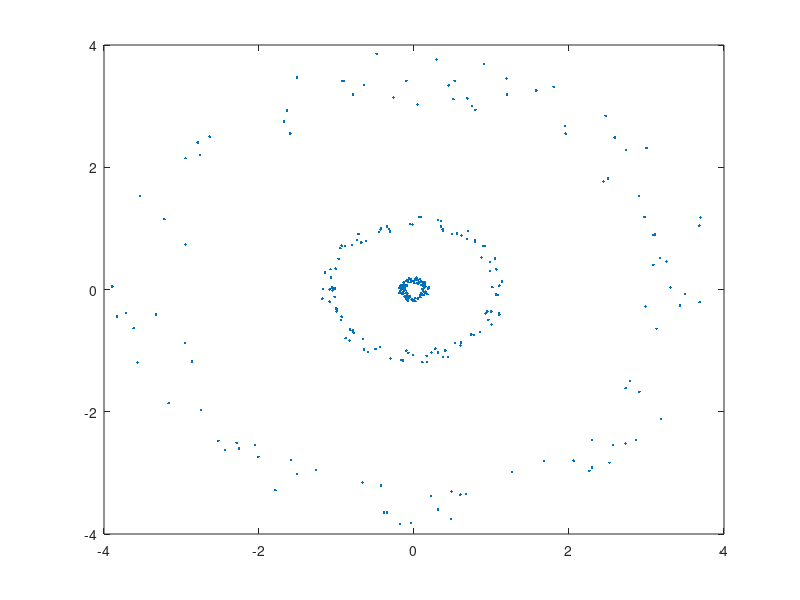

Write MATLAB code to recreate this figure. (Note: this script raises an error after producing the figure.)
% kernel PCA learn
% Case: % explicity kernel

addpath('/home/xyy/matcode/eigen_study/');

% Select kernel function
switch 3
case 1
  ker = @(x, y) (x' * y + 1).^2;
  % this kernel has max dimension 6, since only 6 terms in second order poly.
  % the feature map looks like this
  % 1 + 2 * (x'*y) + (x'*y)^2
  listupper = @(A) triu(A)(triu(ones(length(A)))>0);
  f_feature = @(x) [1; sqrt(2)*x; listupper(x*x'*sqrt(2) - (sqrt(2)-1)*diag(x.*x))];
  % correctness test
  %	x1 = randn(2,1);
  %	y1 = randn(2,1);
  %	ker(x1, y1) - f_feature(x1)' * f_feature(y1)
case 2
  ker = @(x, y) (x' * y + 1).^3;
  % like wise, this dim 10
case 3
  sigma = 0.9;  % 0.1=interesting gaussian, 5=no much change to the original space,but still seperable in pc3.
  ker = @(x, y) exp(-sum((permute(x, [2,3,1]) - permute(y, [3,2,1])).^2, 3) / (2*sigma^2));
case 4
  sigma = 0.1;  % 0.1=interesting gaussian, 5=no much change to the original space,but still seperable in pc3.
  dis_sq = @(x, y) sum((permute(x, [2,3,1]) - permute(y, [3,2,1])).^2, 3);
  ker = @(x, y) 1 ./ (1 + 10*dis_sq(x, y));
end

% Generate test data
switch 1
case 1
  % circ
  n1 = 100;
  r_d = [
  0.1 + 0.1*rand(1,n1), 1 + 0.2*rand(1,n1), 3 + 0.9*rand(1,n1)
  ];
  th_d = 2*pi*rand(1, 3*n1);
  p_d = r_d .* [cos(th_d); sin(th_d)];
  n = size(p_d, 2);
case 2
  n = 300;
  p_d = randn(2, n);
end

% data set scatter plot
figure(3);
plot(p_d(1,:), p_d(2,:), '.');

% Get Gramian matrix and its eigen decomposition
G = ker(p_d, p_d);
% center the data in feature space
G = G - ones(1,n)/n * G - G * ones(n,1)/n + sum(G(:))/n/n;
[evecs, evals] = eigh((G+G')/2);

% remove zero eigen space
evecs(:, evals < n*1e-12) = [];
evals(evals < n*1e-12) = [];
%evals(evals < 0) = 0;

% normalization in feature space
evecs = evecs .* (1 ./ sqrt(evals'));
evals = evals / n;

% eigenvalue plot
figure(10);
plot(evals, '-o');
ylabel('eigval');
%plot(log10(evals), '-o');
%ylabel('log10(eigval)');

% Get PCA amplitude
pc = evecs' * G;

% PCA plot
figure(12);
plot(pc(1,:), pc(2,:), '.o');
xlabel('pca1');
ylabel('pca2');

% PCA plot 3D
figure(13);
plot3(pc(1,:), pc(2,:), pc(3,:), '.o');
xlabel('pca1');
ylabel('pca2');
ylabel('pca3');

% eigen component plot. i.e. rough clusting that belong to a eig
figure(15);
plot(1:n, evecs(:,1), 1:n, evecs(:,2), 1:n, evecs(:,2), '-o');
xlabel('sample index');

idp1 = abs(evecs(:,1)) > 1/sqrt(evals(1))/n;
idp2 = abs(evecs(:,2)) > 1/sqrt(evals(2))/n;
idp3 = abs(evecs(:,3)) > 1/sqrt(evals(3))/n;

figure(17);
plot(p_d(1,:), p_d(2,:), '.g', ...
     p_d(1,idp1), p_d(2,idp1), 'o', ...
     p_d(1,idp2), p_d(2,idp2), 'o', ...
     p_d(1,idp3), p_d(2,idp3), 'o');


if 0

  % check correctness of kernel PCA algorithm
  Y = zeros(6, size(p_d,2));
  for j = 1:size(p_d,2)
	  Y(:,j) = f_feature(p_d(:,j));
  end
  Y = Y - mean(Y,2);
  [yevec, yeval] = eigh(Y*Y'/n);  % reference answer
  V = Y * evecs;                  % from algo
  % we should have V == yevec in the sense of eigen space
  assert(abs(yevec), abs(V), 1e-10);
  % check principle component
  pc_ref = yevec' * Y;
  assert(abs(pc), abs(pc_ref), 1e-10);

  figure(100);
  plot(yevec(:,1), V(:,1));

  % in genreal impossible
  vs0 = fminsearch(@(v) norm(f_feature(v) - V(:,1)), [0;0]);
end

